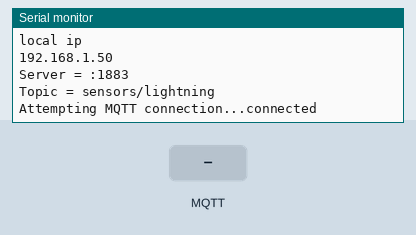
Bench run of a program on a simulated ESP8266 (NodeMCU). Shown: the last lines printed to the serial monitor. The inputs (shaded band) are chosen by the test bench. WiFi joins after 1.5 s; servers stay silent unless stated; storage starts empty; no MQTT or app messages arrive unless stated.

Above: at 2.7 s.
2.8 s: MQTT message "1" arrives on the first subscribed topic
At 3.8 s:
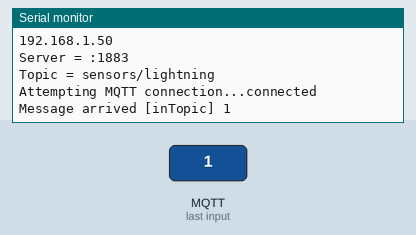
4.3 s: MQTT message "5" arrives on the first subscribed topic
At 4.9 s:
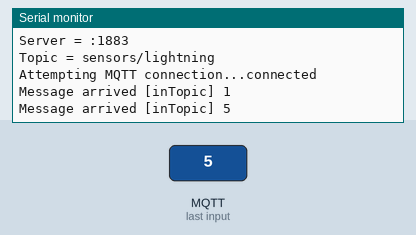

Measured:
- after the input at 2.8 s, the serial monitor: prints a new line at once (image 1)
- after the input at 4.3 s, the serial monitor: prints a new line at once (image 2)

The program:

main.cpp
```cpp
#include <Arduino.h>

// file system access for configuration storage
#include <LittleFS.h>

#include <Wire.h>

// needed for the WiFiManager library
#include <DNSServer.h>
#include <ESP8266WebServer.h>
#include <WiFiManager.h>

// JSON support
#include <ArduinoJson.h>

// include the configuration
#include "config.h"
#include "mqtt.h"

// flag for saving data
bool shouldSaveConfig = false;

Mqtt mqtt;

// callback notifying us of the need to save config
void saveConfigCallback()
{
  Serial.println("Should save config");
  shouldSaveConfig = true;
}

void setup() {
  // put your setup code here, to run once:
  Serial.begin(9600);
  Serial.println();

  // clean FS, for testing
#ifdef RESET_PARAMETER_CONFIG
  LittleFS.format();
#endif

  // read configuration from FS json
  Serial.println("mounting FS...");

  if (LittleFS.begin())
  {
    Serial.println("mounted file system");
    if (LittleFS.exists("/config.json"))
    {
      // file exists, reading and loading
      Serial.println("reading config file");
      File configFile = LittleFS.open("/config.json", "r");
      if (configFile) {
        Serial.println("opened config file");
        size_t size = configFile.size();
        // Allocate a buffer to store contents of the file.
        std::unique_ptr<char[]> buf(new char[size]);

        configFile.readBytes(buf.get(), size);
        DynamicJsonDocument jsonBuffer(1024);
        DeserializationError error = deserializeJson(jsonBuffer, buf.get());
        if (error)
        {
          Serial.println("failed to load json config");
        }
        else
        {
          Serial.println("\nparsed json");

          strcpy(mqtt_server, jsonBuffer["mqtt_server"]);
          strcpy(mqtt_port, jsonBuffer["mqtt_port"]);
          strcpy(mqtt_topic, jsonBuffer["mqtt_topic"]);
        }

        configFile.close();
      }
    }
  }
  else
  {
    Serial.println("failed to mount FS");
  }
  //end read

  // The extra parameters to be configured (can be either global or just in the setup)
  // After connecting, parameter.getValue() will get you the configured value
  // id/name placeholder/prompt default length
  WiFiManagerParameter custom_mqtt_server("server", "mqtt server", mqtt_server, 40);
  WiFiManagerParameter custom_mqtt_port("port", "mqtt port", mqtt_port, 6);
  WiFiManagerParameter custom_mqtt_topic("topic", "mqtt topic", mqtt_topic, 256);

  // WiFiManager
  // Local intialization. Once its business is done, there is no need to keep it around
  WiFiManager wifiManager;

  // set config save notify callback
  wifiManager.setSaveConfigCallback(saveConfigCallback);

  // set static ip
  // wifiManager.setSTAStaticIPConfig(IPAddress(10,0,1,99), IPAddress(10,0,1,1), IPAddress(255,255,255,0));

  // add all your parameters here
  wifiManager.addParameter(&custom_mqtt_server);
  wifiManager.addParameter(&custom_mqtt_port);
  wifiManager.addParameter(&custom_mqtt_topic);

#ifdef RESET_WIFI_CONFIG
  // reset settings - for testing
  wifiManager.resetSettings();
#endif

  // sets timeout until configuration portal gets turned off
  // useful to make it all retry or go to sleep
  // in seconds
  wifiManager.setTimeout(180);

  // fetches ssid and pass and tries to connect
  // if it does not connect it starts an access point with the specified name
  // here  "AutoConnectAP"
  // and goes into a blocking loop awaiting configuration
  if  (!wifiManager.autoConnect(wifiConfigSsid, wifiConfigPassword))
  {
     Serial.println("failed to connect and hit timeout");
     delay(3000);

     //reset and try again, or maybe put it to deep sleep
     ESP.reset();
     delay(5000);
  }

  // if you get here you have connected to the WiFi
  Serial.println("connected...yeey :)");

  // read updated parameters
  strcpy(mqtt_server, custom_mqtt_server.getValue());
  strcpy(mqtt_port, custom_mqtt_port.getValue());
  strcpy(mqtt_topic, custom_mqtt_topic.getValue());

  // save the custom parameters to FS
  if (shouldSaveConfig)
  {
    Serial.println("saving config");
    DynamicJsonDocument jsonBuffer(1024);
    jsonBuffer["mqtt_server"] = mqtt_server;
    jsonBuffer["mqtt_port"] = mqtt_port;
    jsonBuffer["mqtt_topic"] = mqtt_topic;

    File configFile = LittleFS.open("/config.json", "w");
    if (!configFile)
    {
      Serial.println("failed to open config file for writing");
    }

    serializeJson(jsonBuffer, Serial);
    serializeJson(jsonBuffer, configFile);
    configFile.close();
    // end save
  }

  Serial.println("local ip");
  Serial.println(WiFi.localIP());

  // set server
  Serial.print("Server = ");
  Serial.print(mqtt_server);
  Serial.print(":");
  Serial.println(atoi(mqtt_port));
  Serial.print("Topic = ");
  Serial.println(mqtt_topic);

  mqtt.Setup(mqtt_server, mqtt_port, mqtt_topic);
}

void loop() {
  mqtt.Loop();
}
```

Mqtt.cpp
```cpp
#include <Arduino.h>

#include "mqtt.h"

Mqtt::Mqtt(/* args */)
{
    this->client.setClient(espClient);
}

Mqtt::~Mqtt()
{
}

void Mqtt::Loop()
{
    // check MQTT client connection and call loop method of the MQTT client
    if (!this->client.connected()) {
        this->Reconnect();
    }

    this->client.loop();
}

void Mqtt::Reconnect()
{
    // Loop until we're reconnected
    while (!this->client.connected()) {
        Serial.print("Attempting MQTT connection...");
        // Create a random client ID
        String clientId = "ESP8266Client-LightningSensor";
        // Attempt to connect
        if (this->client.connect(clientId.c_str())) {
            Serial.println("connected");
            // Once connected, publish an announcement...
            client.publish(this->topic, "Lightning sensor online.");
            // ... and resubscribe
            this->client.subscribe("inTopic");
        } else {
            Serial.print("failed, rc=");
            Serial.print(this->client.state());
            Serial.println(" try again in 5 seconds");
            // Wait 5 seconds before retrying
            delay(5000);
        }
    }
}

void Mqtt::Setup(char* mqtt_server, char* mqtt_port, char* mqtt_topic)
{
    this->server = mqtt_server;
    this->port = mqtt_port;
    this->topic = mqtt_topic;

    // configure MQTT connection
    this->client.setServer(mqtt_server, atoi(mqtt_port));
    this->client.setCallback([this] (char* topic, byte* payload, unsigned int length) { this->Callback(topic, payload, length); });
}

void Mqtt::Callback(char* topic, byte* payload, unsigned int length)
{
    Serial.print("Message arrived [");
    Serial.print(topic);
    Serial.print("] ");
    for (unsigned int i = 0; i < length; i++) {
        Serial.print((char)payload[i]);
    }
    Serial.println();

    // Switch on the LED if an 1 was received as first character
    if ((char)payload[0] == '1') {
        digitalWrite(LED_BUILTIN, LOW);   // Turn the LED on (Note that LOW is the voltage level
        // but actually the LED is on; this is because
        // it is active low on the ESP-01)
    } else {
        digitalWrite(LED_BUILTIN, HIGH);  // Turn the LED off by making the voltage HIGH
    }
}
```

Mqtt.h
```cpp
#ifndef mqtt_h
#define mqtt_h

#include <Arduino.h>
#include <ESP8266WiFi.h>

// support for MQTT
#include <PubSubClient.h>

class Mqtt
{
    public:
        Mqtt();
        ~Mqtt();
        void Loop();
        void Reconnect();
        void Setup(char* mqtt_server, char* mqtt_port, char* mqtt_topic);

    private:
        WiFiClient espClient;
        PubSubClient client;
        char* server;
        char* port;
        char* topic;
        void Callback(char* topic, byte* payload, unsigned int length);
};

#endif
```

config.h
```cpp
// Reset configurations for testing purposes
// #define RESET_WIFI_CONFIG
// #define RESET_PARAMETER_CONFIG

// WiFi configuration
static const char wifiConfigSsid[] = "Lightning Sensor";
static const char wifiConfigPassword[] = "lightning";

// define your default values here, if there are different values in config.json, they are overwritten.
char mqtt_server[40];
char mqtt_port[6] = "1883";
char mqtt_topic[256] = "sensors/lightning";
```
